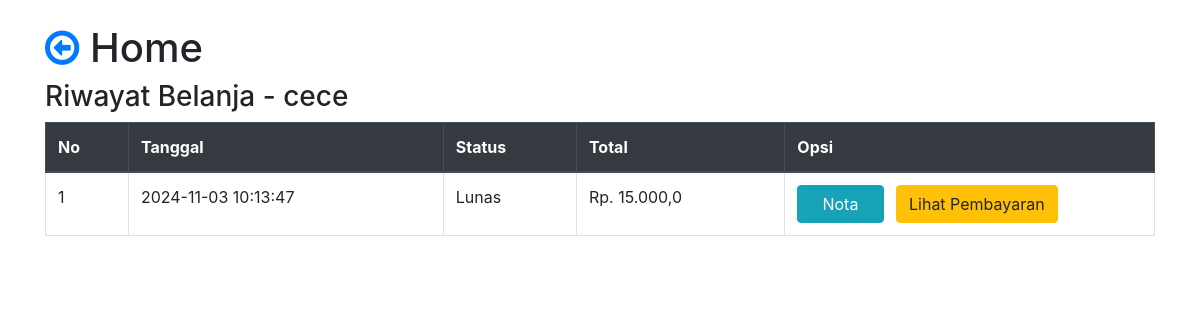
Screenshot of /riwayat.php (signed in) with the database file from the repository.
### tables this page shows
CREATE TABLE `pembelian_barang` (
  `id_pembelian` int(11) NOT NULL,
  `id_pelanggan` int(20) NOT NULL,
  `nama` text NOT NULL,
  `tanggal_pembelian` datetime NOT NULL,
  `alamat` text NOT NULL,
  `no_telp` varchar(20) NOT NULL,
  `total_harga` int(15) NOT NULL,
  `status_pembelian` varchar(100) NOT NULL DEFAULT 'Pending'
);

### riwayat.php (the view, shortened to what this page needs)
<?php
require 'admin/dist/functions.php';
?>
<!DOCTYPE html>
<html lang="en">
<head>
    <link rel="stylesheet" href="assets/bootstrap/css/bootstrap.min.css">
    <link rel="stylesheet" href="assets/fonts/font-awesome.min.css">
    <link rel="stylesheet" href="assets/fonts/ionicons.min.css">
    <link rel="stylesheet" href="assets/css/Check-Out-Page-V100.css">
    <link rel="stylesheet" href="assets/css/ebs-contact-form-1.css">
    <link rel="stylesheet" href="assets/css/ebs-contact-form.css">
    <link rel="stylesheet" href="assets/css/Header-Blue.css">
    <link rel="stylesheet" href="assets/css/Login-Form-Clean.css">
    <link rel="stylesheet" href="assets/css/Navigation-with-Search.css">
    <link rel="stylesheet" href="assets/css/Pretty-Product-List.css">
    <link rel="stylesheet" href="assets/css/Profile-Edit-Form-1.css">
    <link rel="stylesheet" href="assets/css/Profile-Edit-Form.css">
    <link rel="stylesheet" href="assets/css/Registration-Form-with-Photo.css">
    <link rel="stylesheet" href="assets/css/styles.css">
    <link rel="stylesheet" href="assets/css/WOWSlider-about-us-1.css">
    <link rel="stylesheet" href="assets/css/WOWSlider-about-us-2.css">
    <link rel="stylesheet" href="assets/css/WOWSlider-about-us.css">
</head>
<body>
    <section class="riwayat">
        <div class="container">
            <h1 class="mt-4">
                <a href="index.php" class="">
                    <i class="fa fa-arrow-circle-o-left" aria-hidden="true">
                    </i>
                </a> Home
            </h1>
            <h3>Riwayat Belanja - <?= $_SESSION["loginPelanggan"]["Nama"] ?></h3>
            <table class="table table-bordered">
                <thead class="thead-dark">
                    <tr>
                        <th>No</th>
                        <th>Tanggal</th>
                        <th>Status</th>
                        <th>Total</th>
                        <th>Opsi</th>
                    </tr>
                </thead>
                <tbody>
                    <?php
                    $nomor = 1;
                    $idPelanggan = $_SESSION["loginPelanggan"]["id_pelanggan"];
                    $ambil = mysqli_query($conn, "SELECT * FROM pembelian_barang WHERE id_pelanggan = '$idPelanggan'");
                    while ($barang = mysqli_fetch_assoc($ambil)) {
                    ?>
                    <tr>
                        <td><?= $nomor; ?></td>
                        <td><?= $barang["tanggal_pembelian"] ?></td>
                        <td>
                            <?= $barang["status_pembelian"] ?><br>
                        </td>
                        <td>Rp. <?= number_format($barang["total_harga"], 1, ',', '.') ?></td>
                        <td class="col-4">
                            <a href="nota.php?id=<?= $barang["id_pembelian"]; ?>"
                                class="btn btn-info col-3 mr-2">Nota</a>
                            <?php if ($barang['status_pembelian'] == "Pending") : ?>
                            <a href="pembayaran.php?id=<?= $barang["id_pembelian"]; ?>"
                                class="btn btn-success col-7">Konfirmasi Pembayaran</a>
                            <?php else : ?>
                            <a href="lihat_pembayaran.php?id=<?= $barang["id_pembelian"]; ?>"
                                class="btn btn-warning">Lihat Pembayaran</a>
                            <?php endif ?>
                        </td>
                    </tr>
                    <?php $nomor++; ?>
                    <?php } ?>
                </tbody>
            </table>
        </div>
    </section>
</body>
</html>

### rows the page displays
pembelian_barang: tanggal_pembelian "2024-11-03 10:13:47", status_pembelian "Lunas", total_harga "15.000,0"

### other values shown
$_SESSION["loginPelanggan"]["Nama"] "cece"
